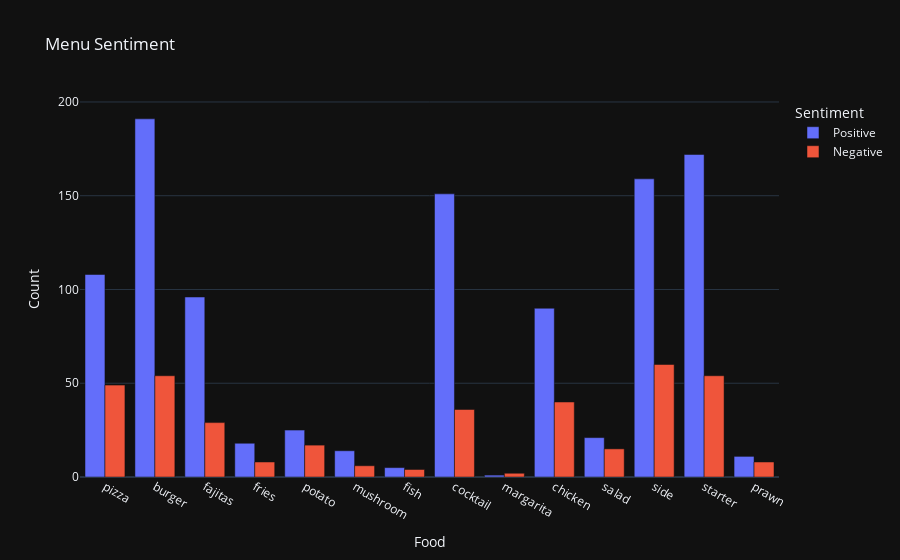

Notebook source saved alongside this figure:
### Code cell
fig = px.bar(menu_sentiment, x='Food', y='Count', color='Sentiment',
             barmode='group', title='Menu Sentiment', template='plotly_dark')
fig.show()

### Figure 1 — Plotly figure (JSON) as saved in the notebook; plotly's stock layout.template omitted (floating-point values rounded to 4 significant figures)
{"data": [{"alignmentgroup": "True", "hovertemplate": "Sentiment=Positive<br>Food=%{x}<br>Count=%{y}<extra></extra>", "legendgroup": "Positive", "marker": {"color": "#636efa", "pattern": {"shape": ""}}, "name": "Positive", "offsetgroup": "Positive", "orientation": "v", "showlegend": true, "textposition": "auto", "type": "bar", "x": ["pizza", "burger", "fajitas", "fries", "potato", "mushroom", "fish", "cocktail", "margarita", "chicken", "salad", "side", "starter", "prawn"], "xaxis": "x", "y": [108, 191, 96, 18, 25, 14, 5, 151, 1, 90, 21, 159, 172, 11], "yaxis": "y"}, {"alignmentgroup": "True", "hovertemplate": "Sentiment=Negative<br>Food=%{x}<br>Count=%{y}<extra></extra>", "legendgroup": "Negative", "marker": {"color": "#EF553B", "pattern": {"shape": ""}}, "name": "Negative", "offsetgroup": "Negative", "orientation": "v", "showlegend": true, "textposition": "auto", "type": "bar", "x": ["pizza", "burger", "fajitas", "fries", "potato", "mushroom", "fish", "cocktail", "margarita", "chicken", "salad", "side", "starter", "prawn"], "xaxis": "x", "y": [49, 54, 29, 8, 17, 6, 4, 36, 2, 40, 15, 60, 54, 8], "yaxis": "y"}], "layout": {"barmode": "group", "legend": {"title": {"text": "Sentiment"}, "tracegroupgap": 0}, "title": {"text": "Menu Sentiment"}, "xaxis": {"anchor": "y", "domain": [0, 1], "title": {"text": "Food"}}, "yaxis": {"anchor": "x", "domain": [0, 1], "title": {"text": "Count"}}}}
